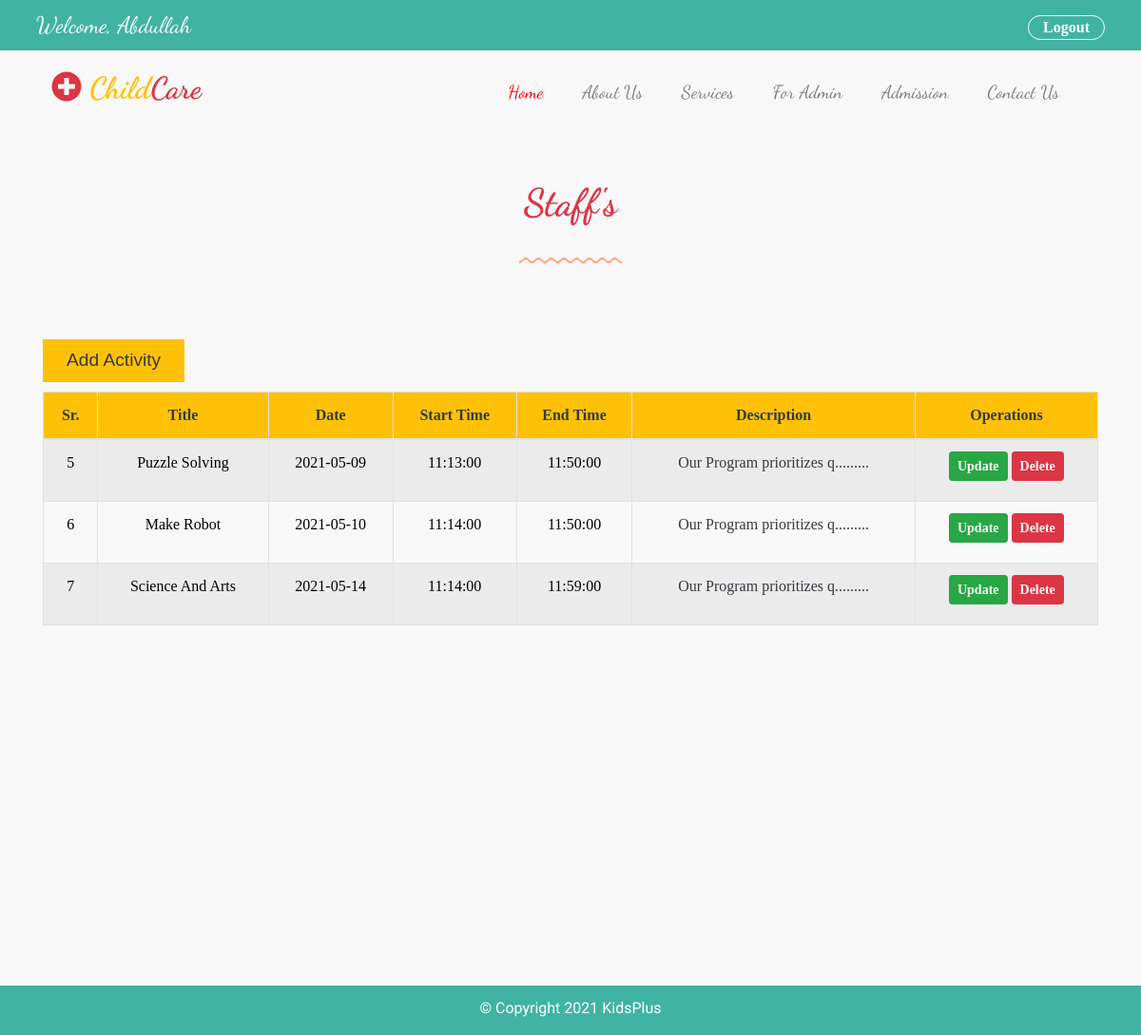
The app's page /admin/activities.php (signed in) with its own data.
### tables this page shows
CREATE TABLE `activity` (
  `id` int(16) NOT NULL,
  `title` varchar(255) NOT NULL,
  `activity_date` date NOT NULL,
  `start_time` time NOT NULL,
  `end_time` time NOT NULL,
  `description` varchar(255) NOT NULL,
  `image` varchar(255) NOT NULL
);

### admin/activities.php (the view, shortened to what this page needs)
<?php
require '../database/connection.php';
?>
<!DOCTYPE html>
<html lang="en">
<head>
    <link rel="stylesheet" href="https://maxcdn.bootstrapcdn.com/bootstrap/4.0.0/css/bootstrap.min.css">
    <link type="text/css" rel="stylesheet" href="../assets/css/style.css">
    <link type="text/css" rel="stylesheet" href="../assets/css/media.css">
    <link type="text/css" rel="stylesheet" href="../assets/css/fontawesome.css">
</head>
<body>
<?php
require 'header.php';
?>
<section class="container admin-section mt-5 mb-5" >
    <div class="row heading-row mb-5">
        <div class="col-sm-12 col-md-12 col-lg-12 text-center">
            <h1 class="text-danger font-weight-bold">Staff's</h1>
            <div class="mt-4">
                <img src="../assets/images/line-dec-2.png" alt="">
            </div>
        </div>
    </div>
    <div class="row filter-row">
        <div class="col-sm-12 col-md-12 col-lg-12 filter-record">
            <div class="content d-flex justify-content-between flex-row w-100">
                <div class="add-btn">
                    <a href="add_activity.php" class=" mr-2 mt-4 bg-warning text-dark " style="margin-bottom: 10px !important;" >Add Activity</a>
                </div>
            </div>
        </div>
    </div>
    <div class="row table-row">
        <div class="col-sm-12 col-md12 col-lg-12 staff-table ">
            <table class="table-striped table-hover table-bordered table table-responsive-md">
                <thead class="bg-warning text-center text-dark">
                <tr>
                    <th>Sr.</th>
                    <th>Title</th>
                    <th>Date</th>
                    <th>Start Time</th>
                    <th>End Time</th>
                    <th>Description</th>
                    <th >Operations</th>
                </tr>
                </thead>
                <tbody class="text-center text-dark">
                <?php
                    $query = "SELECT * FROM activity";
                    $execute_query = mysqli_query($connection, $query);
                    if(mysqli_num_rows($execute_query) > 0){
                         while($row = mysqli_fetch_assoc($execute_query)){
                            $id = $row['id'];
                ?>
                <tr>
                    <td><?php echo $id;?></td>
                    <td><?php echo $row['title'];?></td>
                    <td><?php echo $row['activity_date'];?></td>
                    <td><?php echo $row['start_time'];?></td>
                    <td><?php echo $row['end_time'];?></td>
                    <td><p class="text-dark"><?php echo chunk_split(substr($row['description'], 0, 25), strlen($row['description']), ".........");?></p></td>
                    <td>
                        <a href="update_activity.php?id=<?php echo $id; ?>" class="btn btn-success text-light btn-sm font-weight-bold ">Update</a>
                        <a href="delete_activity.php?id=<?php echo $id; ?>" class="btn btn-danger text-light btn-sm font-weight-bold">Delete</a>
                    </td>
                </tr>
                <?php
                     }
                    }
                ?>
                </tbody>
            </table>
        </div>
    </div>
</section>
<footer class="container-fluid footer d-flex justify-content-center align-items-center pt-2">
    <p class="text-center mt-1">&copy; Copyright 2021 KidsPlus</p>
</footer>
</body>
</html>

### assets/css/style.css (style rules this page uses)
:root { --body-background : #f8f8f8; --header-background: #41b3a3; --white: #fff; --black:#000; --blue : #005cbf; --red : #ff0004; --orange:#fd7e14; --sky:#17a2b8; --aqua:#41b3a3; --tomato:#FF6347; --tan:#D7B98C; --yellow:#FFFF00; --warning: #ffc107; --darkgray:#999999; --smoke:#E8E8E8; }
body { background-color: var(--body-background); position: relative; margin: 0px; padding: 0px; box-sizing: border-box; font-family: 'Roboto', sans-serif !important; }
section h1, h2, h3, h4, a, span { font-family: 'Dancing Script', cursive; }
section a { font-size: 1.2em; }
.header, .footer { background-color: var(--header-background); color: var(--white); }
footer p { text-align: justify; color: var(--white); }
.room-item h1, p, a { color: var(--white); }
table tr th, table tr td a { font-family: "Times New Roman"; }
table tr td { color:var(--black); font-family: "Times New Roman"; }
.content a { display: block; padding: 8px 25px; margin-bottom: 0px !important; background-color: var(--red); color:var(--white); font-family: sans-serif; text-decoration: none; }
.public-section, .admin-section { min-height: 100vh; }

### records on screen
activity: id "5", title "Puzzle Solving", activity_date "2021-05-09", start_time "11:13:00", end_time "11:50:00", description "Our Program prioritizes q........."
activity: id "6", title "Make Robot", activity_date "2021-05-10", start_time "11:14:00", end_time "11:50:00", description "Our Program prioritizes q........."
activity: id "7", title "Science And Arts", activity_date "2021-05-14", start_time "11:14:00", end_time "11:59:00", description "Our Program prioritizes q........."
